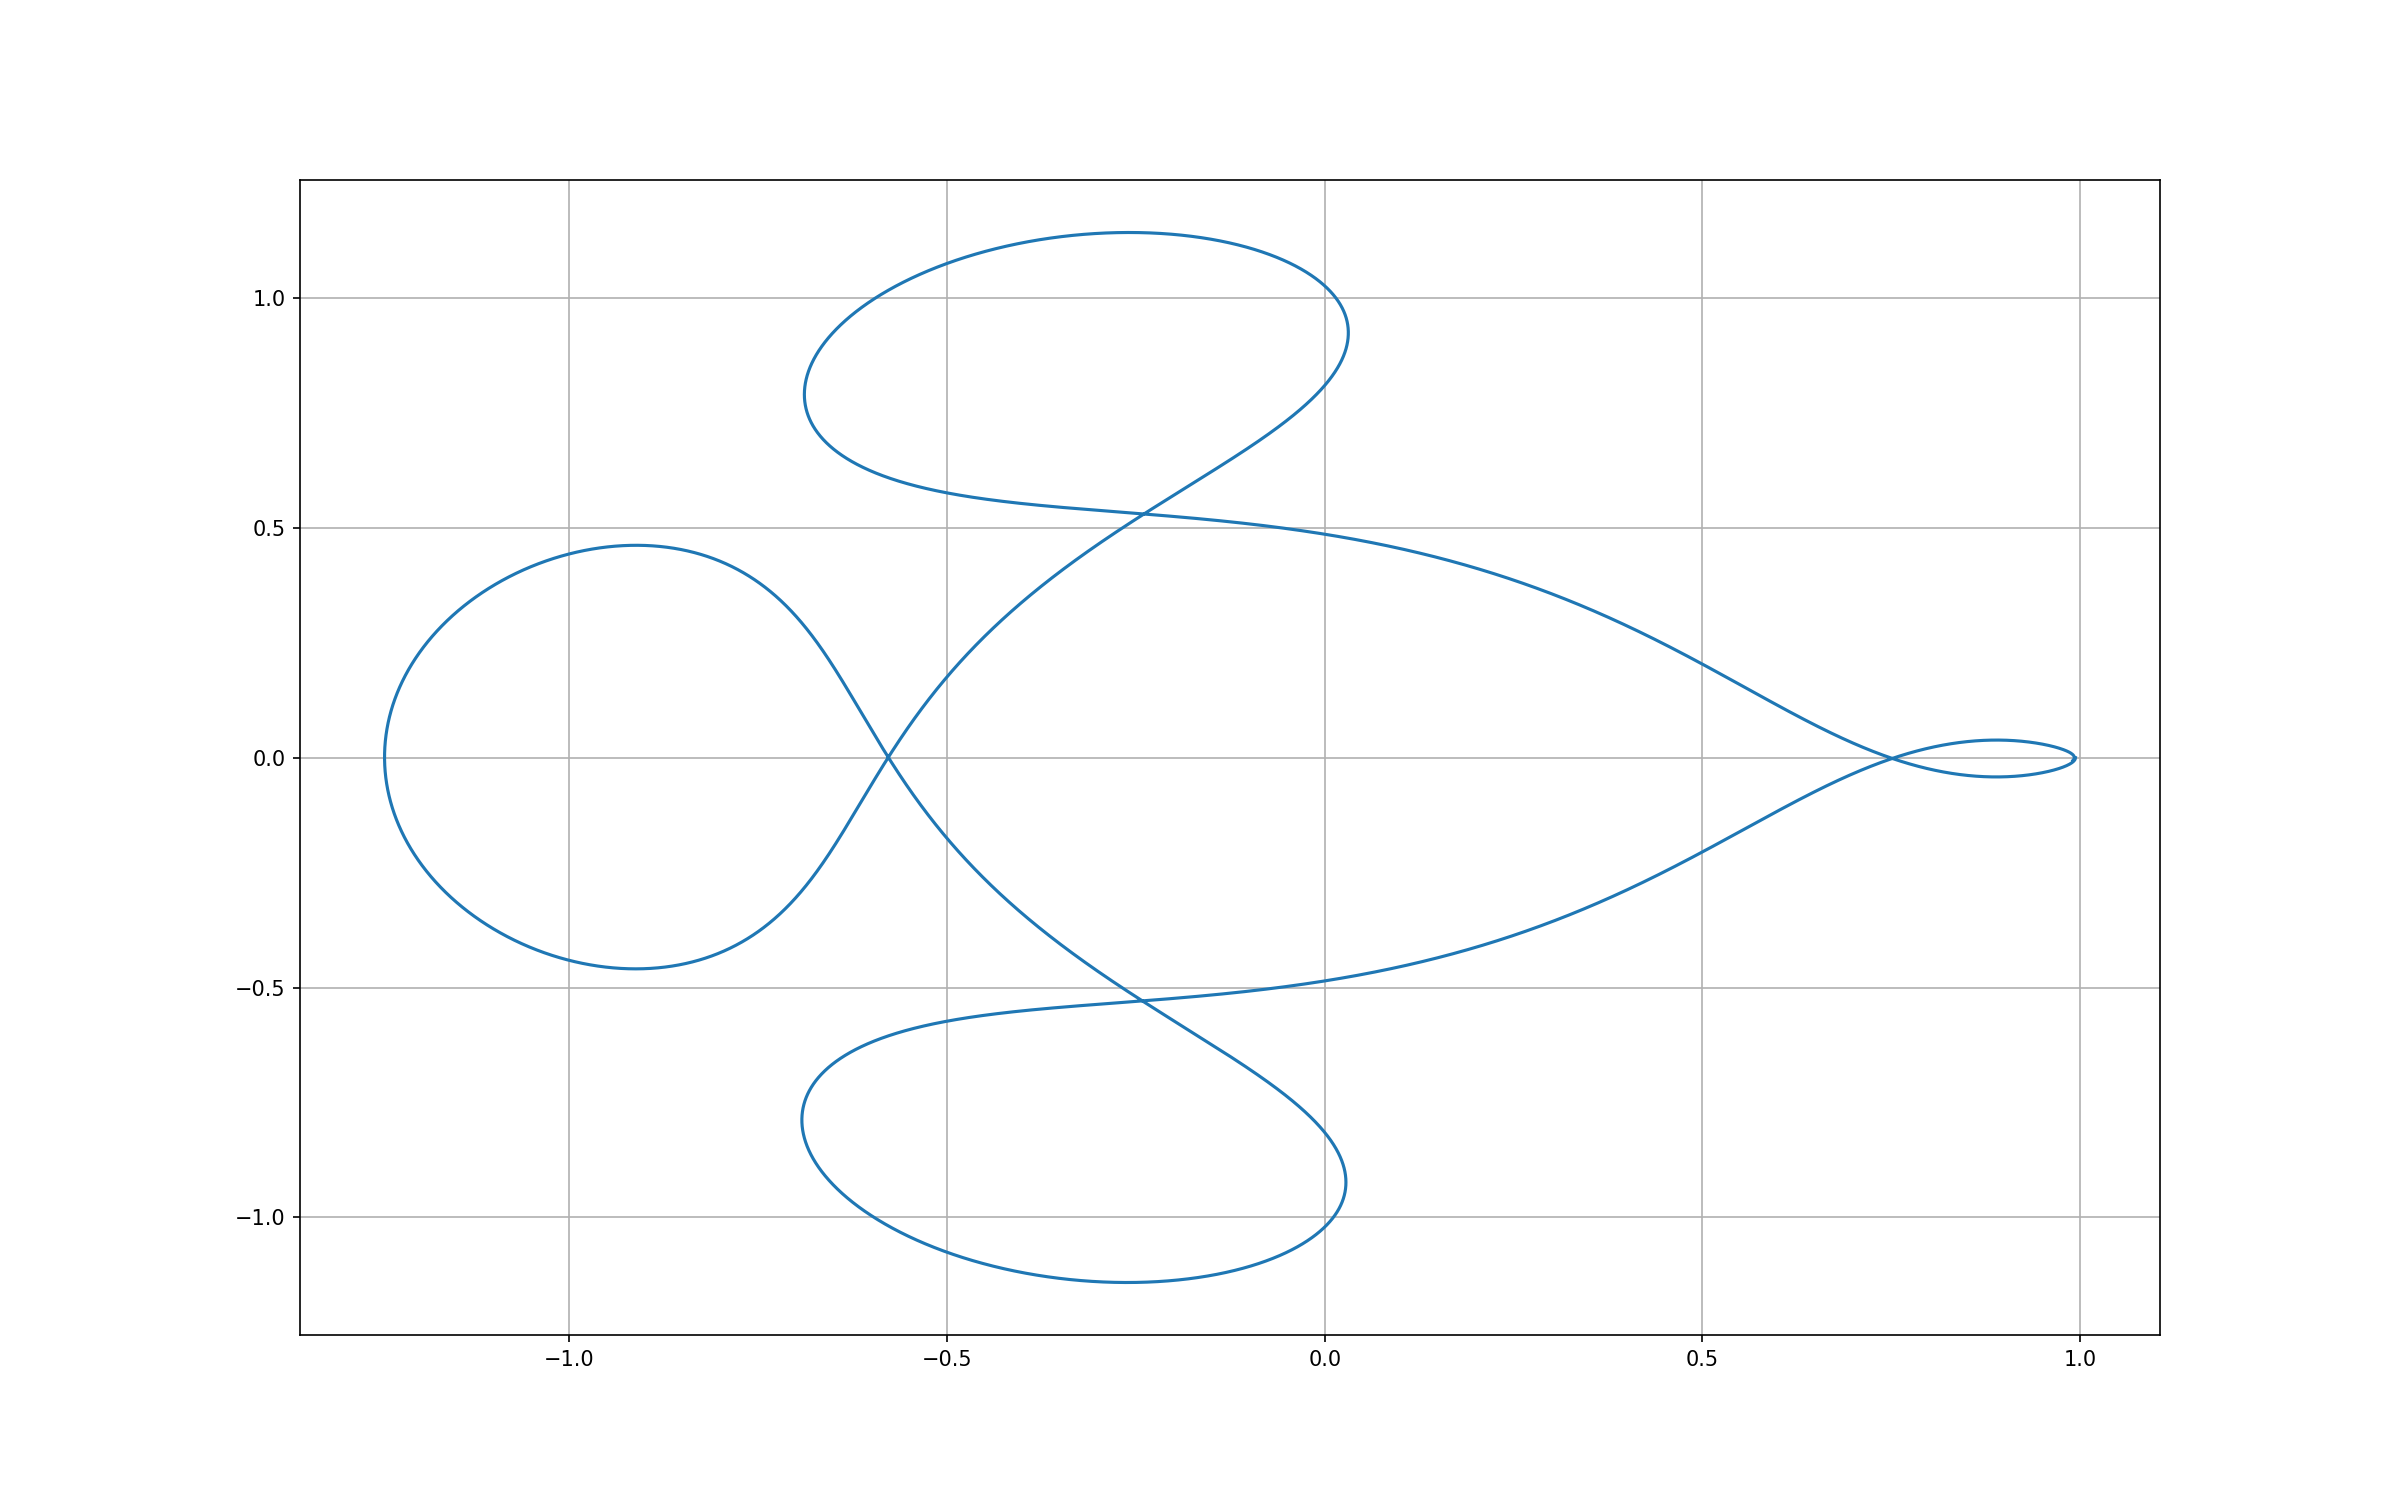

Write the Python code that produced this figure.
import numpy as np
from matplotlib import pyplot as plt

mu = 0.012277471
eta = 1 - mu
A = lambda x, y: np.sqrt(((x + mu) ** 2 + y ** 2) ** 3)
B = lambda x, y: np.sqrt(((x - eta) ** 2 + y ** 2) ** 3)
f1 = lambda t, x, u, y, v: u
f2 = lambda t, x, u, y, v: x + 2 * v - eta * (x + mu) / A(x, y) - mu * (x - eta) / B(x, y)
f3 = lambda t, x, u, y, v: v
f4 = lambda t, x, u, y, v: y - 2 * u - eta * y / A(x, y) - mu * y / B(x, y)
f = lambda t, u: np.array([f(t, u[0], u[1], u[2], u[3]) for f in [f1, f2, f3, f4]])

x_0 = 0.994
y_0 = 0.0
u_0 = 0.0
v_0 = -2.00158510637908252240537862224

z = np.array([x_0, u_0, y_0, v_0])
x = np.array([])
y = np.array([])

T = 17.0652165601579625588917206249
n = 1000
# h = T / n
h = 1e-5
step = 0


def rk4(f, t, u, h):
    k1 = h * f(t, u)
    k2 = h * f(t + 0.5 * h, u + 0.5 * k1)
    k3 = h * f(t + 0.5 * h, u + 0.5 * k2)
    k4 = h * f(t + h, u + k3)
    return u + (k1 / 6) + (k2 / 3) + k3 / 3 + (k4 / 6)


eps = 1e-5


def dormand_prince(f, t, u, h):
    k1 = h * f(t, u)
    k2 = h * f(t + (1 / 5) * h, u + (1 / 5) * k1)
    k3 = h * f(t + (3 / 10) * h, u + (3 / 40) * k1 + (9 / 40) * k2)
    k4 = h * f(t + (4 / 5) * h, u + (44 / 45) * k1 - (56 / 15) * k2 + (32 / 9) * k3)
    k5 = h * f(t + (8 / 9) * h, u + (19372 / 6561) * k1 - (25360 / 2187) * k2 + (64448 / 6561) * k3 - (212 / 729) * k4)
    k6 = h * f(t + h,
               u + (9017 / 3168) * k1 - (355 / 33) * k2 - (46732 / 5247) * k3 + (49 / 176) * k4 - (5103 / 18656) * k5)
    k7 = h * f(t + h, u + (35 / 384) * k1 + (500 / 1113) * k3 + (125 / 192) * k4 - (2187 / 6784) * k5 + (11 / 84) * k6)

    y1 = u + (35 / 384) * k1 + (500 / 1113) * k3 + (125 / 192) * k4 - (2187 / 6784) * k5 + (11 / 84) * k6
    y2 = u + (5179 / 57600) * k1 + (7571 / 16695) * k3 + (393 / 640) * k4 - (92097 / 339200) * k5 + (
            187 / 2100) * k6 + (1 / 40) * k7

    delta = (71 / 57600) * k1 - (71 / 16695) * k3 + (71 / 1920) * k4 - (17253 / 339200) * k5 + (22 / 525) * k6 - (
                1 / 40) * k7
    sum = 0
    for i in delta:
        sum += i ** 2
    s = pow((eps * h) / (2 * np.sqrt(sum)), 0.2)
    h_opt = s * h
    return y2, h_opt

x = [z[0]]
y = [z[2]]
i = 0
while step <= 3 * T:

    z = rk4(f, step, z, h)
    x.append(z[0])
    y.append(z[2])
    step += h
    i += 1

i = 0

# while step <= T:
#     print(step)
#     z, h = dormand_prince(f, step, z, h)
#     x.append(z[0])
#     y.append(z[2])
#     step += h
#     i += 1

fig, ax = plt.subplots(figsize=(16, 10), dpi=150)

plt.grid(True)
ax.plot(x, y)

# plt.savefig("task_5.png")
plt.show()
